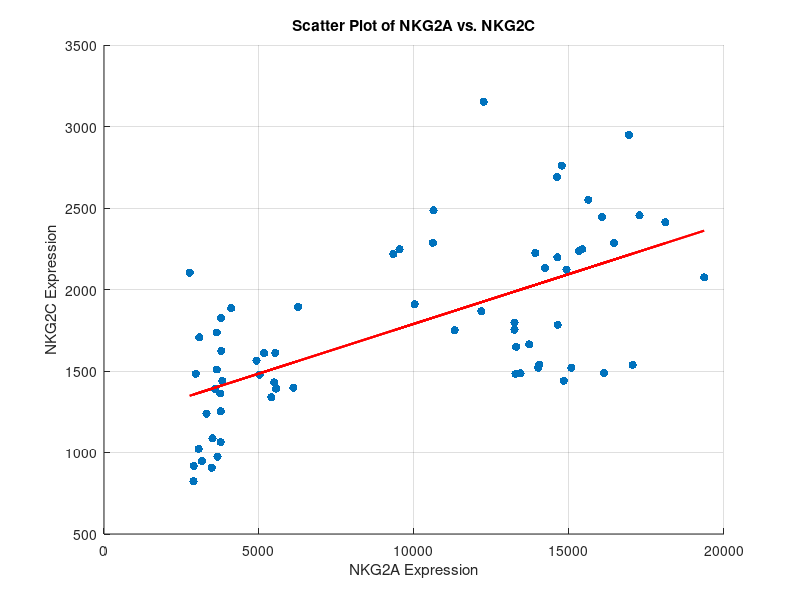

MATLAB code for this plot:
% Load the data
load absolute_MFI_cyto_receptor.dat

% Extract receptor expressions
A = absolute_MFI_cyto_receptor(:,:);
NKG2C = A(:,11);
NKG2A = A(:,12);

% Calculate the correlation between NKG2A and NKG2C
correlation = corr(NKG2A, NKG2C);
disp(['Correlation between NKG2A and NKG2C: ', num2str(correlation)]);

% Create a scatter plot
figure;
scatter(NKG2A, NKG2C, 'filled');
xlabel('NKG2A Expression');
ylabel('NKG2C Expression');
title('Scatter Plot of NKG2A vs. NKG2C');
grid on;

% Optionally, add a trend line
hold on;
p = polyfit(NKG2A, NKG2C, 1); % Linear fit
yfit = polyval(p, NKG2A);
plot(NKG2A, yfit, '-r', 'LineWidth', 1.5); % Plot trend line
hold off;